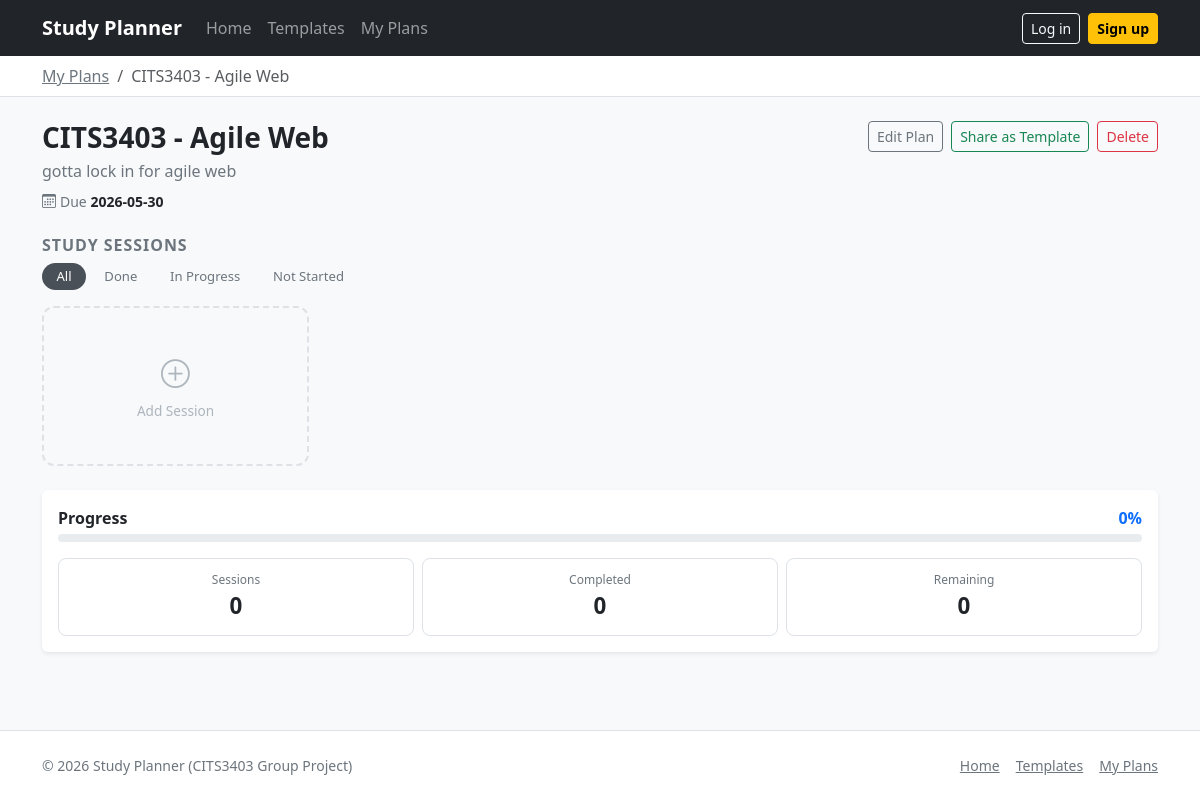
Page /plan/1 (signed in) on the committed database.
### app/models.py (models this page shows)
class Plan(db.Model):
    __tablename__ = "plans"
    id = db.Column(db.Integer, primary_key=True)
    title = db.Column(db.String(200), nullable=False)
    description = db.Column(db.Text, nullable=True)
    start_date = db.Column(db.Date, nullable=True)
    end_date = db.Column(db.Date, nullable=True)
    is_template = db.Column(db.Boolean, default=False, nullable=False)
    user_id = db.Column(db.Integer, db.ForeignKey("users.id"), nullable=False)

### app/routes.py (the view)
@main.route("/plan/<int:plan_id>")
def plan_view(plan_id):
    if not require_login():
        return redirect(url_for("main.login"))
    user_id = session["user_id"]
    plan = Plan.query.filter_by(id=plan_id, user_id=user_id).first_or_404()
    return render_template("plan-view.html", plan=plan)

### app/routes.py (called while the page is built)
def require_login():
    return "user_id" in session

### app/templates/plan-view.html (shortened to what this page needs)
{% extends "base.html" %}
{% block content %}
  <div class="border-bottom bg-white">
    <div class="container py-2">
      <nav aria-label="breadcrumb">
        <ol class="breadcrumb mb-0 small">
          <li class="breadcrumb-item">
            <a href="{{ url_for('main.dashboard') }}" class="link-secondary">My Plans</a>
          </li>
          <li class="breadcrumb-item active" aria-current="page">{{ plan.title }}</li>
        </ol>
      </nav>
    </div>
  </div>
  <header class="py-4">
    <div class="container">
      <div class="d-flex flex-wrap justify-content-between align-items-start gap-3">
        <div>
          <h1 class="h3 fw-bold mb-1">{{ plan.title }}</h1>
          <p class="text-secondary mb-2">{{ plan.description or 'No description.' }}</p>
          {% if plan.end_date %}
            <p class="small text-secondary mb-0">
              <i class="bi bi-calendar3 me-1"></i>Due <strong class="text-dark">{{ plan.end_date }}</strong>
            </p>
          {% endif %}
        </div>
        <div class="d-flex gap-2 flex-wrap">
          <a class="btn btn-outline-secondary btn-sm"
             href="{{ url_for('main.plan_edit', plan_id=plan.id) }}">Edit Plan</a>
          <form method="post" action="{{ url_for('main.plan_share', plan_id=plan.id) }}" class="d-inline">
            <button class="btn btn-outline-success btn-sm" type="submit">
              {% if plan.is_template %}Unshare{% else %}Share as Template{% endif %}
            </button>
          </form>
          <form method="post"
                action="{{ url_for('main.plan_delete', plan_id=plan.id) }}"
                onsubmit="return confirm('Delete this plan? This cannot be undone.');"
                class="d-inline">
            <button class="btn btn-outline-danger btn-sm" type="submit">Delete</button>
          </form>
        </div>
      </div>
    </div>
  </header>
  <main class="pb-5">
    <div class="container">
      <div class="mb-3">
        <h2 class="h6 fw-bold text-uppercase text-secondary mb-2" style="letter-spacing:.06em;">Study Sessions</h2>
        <div class="d-flex gap-1" id="sessionFilterTabs">
          <button class="session-filter-btn active" data-filter="all">All</button>
          <button class="session-filter-btn" data-filter="done">Done</button>
          <button class="session-filter-btn" data-filter="inprogress">In Progress</button>
          <button class="session-filter-btn" data-filter="notstarted">Not Started</button>
        </div>
      </div>
      <div class="row g-3 mb-4" id="sessionGrid">
        <div class="col-6 col-md-4 col-lg-3">
          <a href="{{ url_for('main.plan_edit', plan_id=plan.id) }}" class="session-add-card">
            <i class="bi bi-plus-circle"></i>
            <span>Add Session</span>
          </a>
        </div>
      </div>
      <div class="card border-0 shadow-sm">
        <div class="card-body">
          <div class="d-flex justify-content-between align-items-center mb-1">
            <span class="fw-bold" style="font-size:1rem;">Progress</span>
            <span class="fw-bold text-primary" style="font-size:1rem;">{{ plan.progress | default(0) }}%</span>
          </div>
          <div class="progress mb-3" style="height:8px;">
          </div>
          <div class="d-flex gap-2">
            <div class="stat-box">
              <div class="stat-label">Sessions</div>
              <div class="stat-value">{{ plan.sessions | length if plan.sessions else 0 }}</div>
            </div>
            <div class="stat-box">
              <div class="stat-label">Completed</div>
              <div class="stat-value">
                {{ plan.sessions | selectattr('status', 'eq', 'done') | list | length if plan.sessions else 0 }}
              </div>
            </div>
            <div class="stat-box">
              <div class="stat-label">Remaining</div>
              <div class="stat-value">
                {{ plan.sessions | rejectattr('status', 'eq', 'done') | list | length if plan.sessions else 0 }}
              </div>
            </div>
          </div>
        </div>
      </div>
    </div>
  </main>
{% endblock %}

### app/static/style.css (style rules this page uses)
:root { --app-radius: 16px; }
body { min-height: 100vh; display: flex; flex-direction: column; }
main { flex: 1; }

### app/templates/plan-view.html (style rules this page uses)
.session-add-card { background: #f8f9fa; border: 2px dashed #dee2e6; border-radius: 12px; height: 160px; display: flex; flex-direction: column; align-items: center; justify-content: center; cursor: pointer; color: #adb5bd; text-decoration: none; transition: border-color 0.18s, color 0.18s; }
.session-add-card i { font-size: 1.8rem; margin-bottom: 0.4rem; }
.session-add-card span { font-size: 0.85rem; }
.session-filter-btn { font-size: 0.82rem; padding: 0.25rem 0.9rem; border-radius: 20px; border: none; background: transparent; color: #6c757d; cursor: pointer; }
.session-filter-btn.active { background: #495057; color: #fff; }
.stat-box { border: 1px solid #dee2e6; border-radius: 8px; padding: 0.75rem; text-align: center; flex: 1; }
.stat-box .stat-label { font-size: 0.75rem; color: #6c757d; }
.stat-box .stat-value { font-size: 1.4rem; font-weight: 700; color: #212529; }

### rows in the picture
Plan: title "CITS3403 - Agile Web", description "gotta lock in for agile web", end_date "2026-05-30"

### other values in the picture
{{ plan.progress | default(0) }} "0"
{{ plan.sessions | length if plan.sessions else 0 }} "0"
